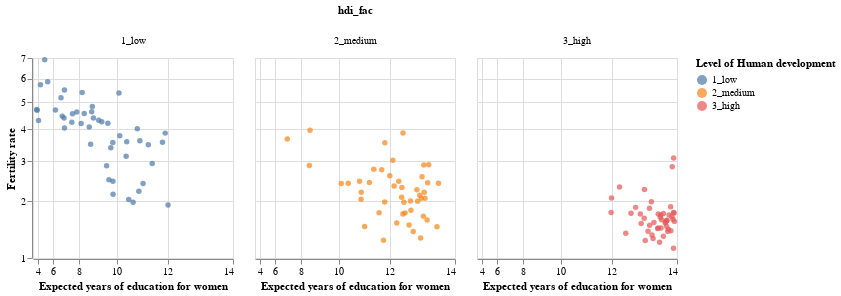

Notebook source saved alongside this figure:
### Markdown cell above
<!-- BEGIN QUESTION -->

**i.** Facet by human development (`hdi_fac` level) and store the result in `faceted_hdi` so that you can see the pattern for each development level apart from the other levels.

<!--
BEGIN QUESTION
name: q0_c_i
points: 1
manual: true
-->

### Code cell
# facet by hdi level
faceted_hdi = scatter_scaled.properties(
    width = 200, height = 200
).facet(column = 'hdi_fac')
faceted_hdi

### Figure 1 — Vega-Lite specification as saved in the notebook (floating-point values rounded to 4 significant figures; data arrays with more than 128 entries replaced by an {"elided": "..."} marker saying what was removed)
{"config": {"view": {"continuousWidth": 400, "continuousHeight": 300}}, "data": {"name": "data-55aa22b03e6d171f9a62cb1eb9279c29"}, "facet": {"column": {"field": "hdi_fac", "type": "nominal"}}, "spec": {"mark": "circle", "encoding": {"color": {"field": "hdi_fac", "title": "Level of Human development", "type": "nominal"}, "x": {"field": "educ_expected_yrs_f", "scale": {"exponent": 2.5, "type": "pow", "zero": false}, "title": "Expected years of education for women", "type": "quantitative"}, "y": {"field": "fertility_total", "scale": {"exponent": 0.3333, "type": "pow", "zero": false}, "title": "Fertility rate", "type": "quantitative"}}, "height": 200, "width": 200}, "$schema": "https://vega.github.io/schema/vega-lite/v4.17.0.json", "datasets": {"data-55aa22b03e6d171f9a62cb1eb9279c29": {"elided": "139 records"}}}
